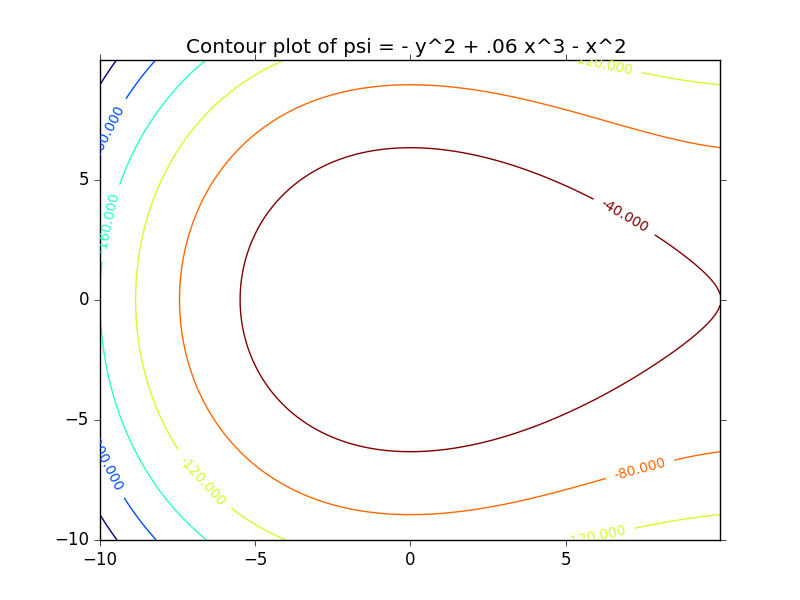

Generate this figure with Python:
import matplotlib
import numpy as np
import matplotlib.cm as cm
import matplotlib.mlab as mlab
import matplotlib.pyplot as plt

matplotlib.rcParams['xtick.direction'] = 'out'
matplotlib.rcParams['ytick.direction'] = 'out'

L = 10

delta = 0.025
x = np.arange(-L, L, delta)
y = np.arange(-L, L, delta)
X, Y = np.meshgrid(x, y)

def Z(x,y):
	return -y**2 - x**2 + 0.06 * x**3 

CS = plt.contour(X, Y, Z(X,Y))
plt.clabel(CS, inline=1, fontsize=10)
plt.title('Contour plot of psi = - y^2 + .06 x^3 - x^2 ')
plt.savefig('Contourplot.png')
plt.show()
